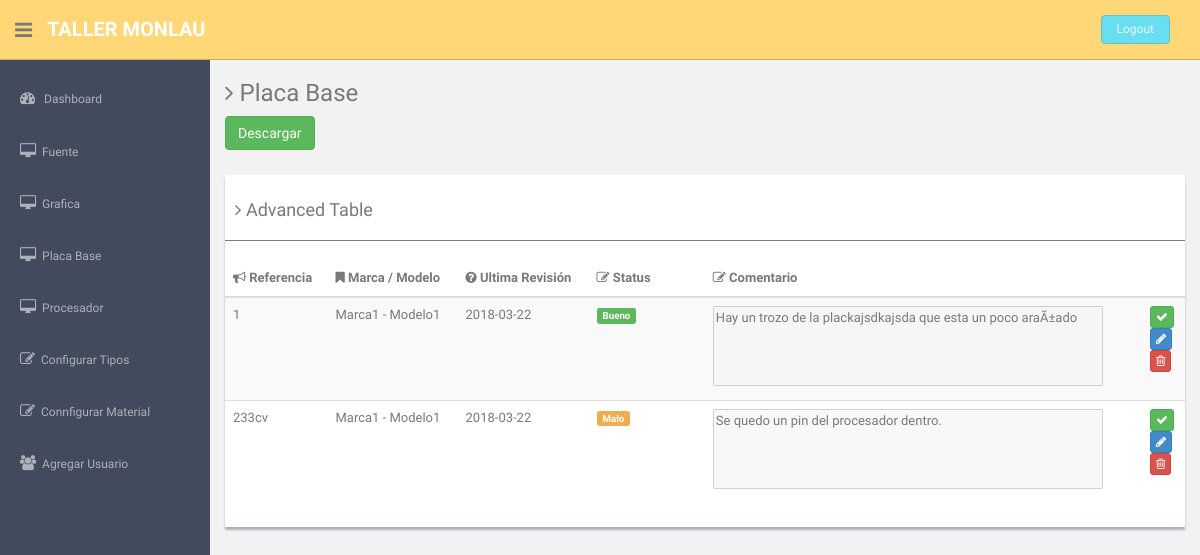
Screenshot of /plataform/material.php?type=Placa Base (signed in) with the database file from the repository.
### tables this page shows
CREATE TABLE IF NOT EXISTS `type` (
  `id` int(11) NOT NULL AUTO_INCREMENT,
  `name` varchar(50) DEFAULT NULL,
  PRIMARY KEY (`id`),
  KEY `name` (`name`)
);

CREATE TABLE IF NOT EXISTS `material` (
  `ref` varchar(50) NOT NULL,
  `type` varchar(50) DEFAULT '0',
  `marca` varchar(50) NOT NULL DEFAULT '0',
  `modelo` varchar(50) DEFAULT '0',
  `estado` varchar(50) NOT NULL DEFAULT '0',
  `lastupdate` date DEFAULT NULL,
  `comment` varchar(250) DEFAULT NULL,
  PRIMARY KEY (`ref`),
  KEY `FK__type` (`type`),
  CONSTRAINT `FK__type` FOREIGN KEY (`type`) REFERENCES `type` (`name`)
);

### plataform/functions/conexiondb.class.php (called while the page is built, shortened)
<?php
    class conexiondb {
        private $servidor;
        private $user;
        private $pass;
        private $db;
        private $conexion;
        function __construct(){
            $this->servidor = "localhost";
            $this->user = "root";
            $this->pass = "";
            $this->db = "tallerddbb";
        }
        function conectar(){
            $this->conexion = mysqli_connect($this->servidor, $this->user, $this->pass, $this->db);
            return $this->conexion;
        }
        function query($query){
            $resultado = $this->conexion->query($query);
            return $resultado;
        }
    }
?>

### plataform/material.php (the view, shortened to what this page needs)
<!DOCTYPE html>
<html lang="en">
  <head>
    <link href="assets/css/bootstrap.css" rel="stylesheet">
    <link href="assets/font-awesome/css/font-awesome.css" rel="stylesheet" />
    <link href="assets/css/style.css" rel="stylesheet">
    <link href="assets/css/style-responsive.css" rel="stylesheet">
  </head>
  <body>
  <section id="container" >
      <header class="header black-bg">
              <div class="sidebar-toggle-box">
                  <div class="fa fa-bars tooltips" data-placement="right" data-original-title="Toggle Navigation"></div>
              </div>
            <a href="index.html" class="logo"><b>Taller Monlau</b></a>
            <div class="top-menu">
            <form action="functions/login.php" method="post">
            	<ul class="nav pull-right top-menu">
                        <li><button type="submit" class="logout">Logout</button></li>
                </ul>
                </form>
            </div>
        </header>
      <aside>
          <div id="sidebar"  class="nav-collapse ">
              <ul class="sidebar-menu" id="nav-accordion">
              <li class="mt">
                  <a href="dashboard.php">
                      <i class="fa fa-dashboard"></i>
                      <span>Dashboard</span>
                  </a>
              </li>
              <?php
              include('functions/conexiondb.class.php');
              $conexion = new conexiondb();
              $query = "SELECT * FROM `type`;";
              $result = $conexion->query($query);
              while ($row = $result->fetch_assoc()) {
              echo '<li class="sub-menu">';
              echo '<a href="material.php?type='.$row['name'].'" >';
              echo '<i class="fa fa-desktop"></i>';
              echo '<span>' . $row['name'] . '</span>';
              echo '</a>';
              echo '</li>';
          }
          if($_SESSION['admin']){
            echo'<li class="sub-menu">';
            echo'<a href="edit_type.php">';
            echo'<i class="fa fa-edit"></i>';
            echo'<span>Configurar Tipos</span>';
            echo'</a>';
            echo'</li>';
            echo'<li class="sub-menu">';
            echo'<a href="edit_material.php">';
            echo'<i class="fa fa-edit"></i>';
            echo'<span>Connfigurar Material</span>';
            echo'</a>';
            echo'</li>';
            echo'<li class="sub-menu">';
            echo'<a href="add_user.php">';
            echo'<i class="fa fa-users"></i>';
            echo'<span>Agregar Usuario</span>';
            echo'</a>';
            echo'</li>';
        }
          ?>
        </ul>
          </div>
      </aside>
      <section id="main-content">
          <section class="wrapper">
              <h3><i class="fa fa-angle-right"></i> <?php echo $_GET['type']; ?> </h3>
                <form action="functions/functions.php" method="post" class="form-inline" role="form">
                    <button type="submit" class="btn btn-success">Descargar</button>
                </form>
              <div class="row mt">
                  <div class="col-md-12">
                      <div class="content-panel">
                          <table class="table table-striped table-advance table-hover">
	                  	  	  <h4><i class="fa fa-angle-right"></i> Advanced Table</h4>
	                  	  	  <hr>
                              <thead>
                              <tr>
                                  <th><i class="fa fa-bullhorn"></i> Referencia</th>
                                  <th><i class="fa fa-bookmark"></i> Marca / Modelo</th>
                                  <th class="hidden-phone"><i class="fa fa-question-circle"></i> Ultima Revisión</th>
                                  <th><i class=" fa fa-edit"></i> Status</th>
                                  <th><i class=" fa fa-edit"></i> Comentario</th>
                                  <th></th>
                              </tr>
                              </thead>
                              <tbody>
                                  <?php
                                  $var1 = $_GET['type'];
                                  $conexion = new conexiondb();
                                  $query = "SELECT * FROM `material` WHERE `type` = '$var1';";
                                  $result = $conexion->query($query);
                                  $i =0;
                                  while ($row = $result->fetch_assoc()) {
                                echo '<tr>';
                                echo '<td>' . $row['ref'] . '</td>';
                                echo '<td>' . $row['marca'] . ' - ' . $row['modelo'] . '</td>';
                                echo '<td>'. $row['lastupdate'] . '</td>';
                                switch($row['estado']){
                                    case 'Malo':
                                        echo '<td> <div id="Estado'.$i.'" style="visibility: visible;"> <span class="label label-warning label-mini">'. $row['estado'] .'</span> </div> <div id="Estado_Edit'.$i.'" style="visibility: hidden;"><select id="Select'.$i.'" class="form-control" name="type"><option>Bueno</option><option>Malo</option><option>Revisar</option></Select></div></td>';
                                    break;
                                    case 'Bueno':
                                        echo '<td> <div id="Estado'.$i.'" style="visibility: visible;"> <span class="label label-success label-mini">'. $row['estado'] .'</span> </div> <div id="Estado_Edit'.$i.'" style="visibility: hidden;"><select id="Select'.$i.'" class="form-control" name="type"><option>Bueno</option><option>Malo</option><option>Revisar</option></Select></div> </td>';
                                    break;
                                }
                                echo '<td> <textarea id="textarea'.$i.'" style"resize: none;" rows="4" cols="50" disabled>' . $row['comment'] . '</textarea> </td>';
                                if($_SESSION['admin']){
                                    echo '<td>';
                                    $tconfirm = $i . ",'" . $var1 . "','" . $row['ref'] . "'";
                                    echo '<button onclick="onclickconfirm(' . $tconfirm . ')" class="btn btn-success btn-xs"><i class="fa fa-check"></i></button>';
                                    echo '<br>';
                                    echo '<button onclick="onlickedit(' . $i . ')" class="btn btn-primary btn-xs"><i class="fa fa-pencil"></i></button>';
                                    echo '<form action="functions/functions.php" method="post">';
                                    echo '<button class="btn btn-danger btn-xs"><i class="fa fa-trash-o "></i></button>';
                                    echo '</form>';
                                    echo '</td>';
                                    }
                                    $i++;
                                }
                                ?>
                              </tr>
                              </tbody>
                          </table>
                      </div>
                  </div>
              </div>
		</section>
      </section>
  </section>
  </body>
</html>

### plataform/assets/css/style.css (style rules this page uses)
body { color: #797979; background: #f2f2f2; font-family: 'Ruda', sans-serif; padding: 0px !important; margin: 0px !important; font-size:13px; }
ul li { list-style: none; }
a, a:hover, a:focus { text-decoration: none; outline: none; }
#container { width: 100%; height: 100%; }
hr { margin-top: 20px; margin-bottom: 20px; border: 0; border-top: 1px solid #797979; }
.mt { margin-top: 25px; }
ul.top-menu > li > .logout { color: #f2f2f2; font-size: 12px; border-radius: 4px; -webkit-border-radius: 4px; border: 1px solid #64c3c2 !important; padding: 5px 15px; margin-right: 15px; background: #68dff0; margin-top: 15px; }
#sidebar { width: 210px; height: 100%; position: fixed; background: #424a5d; }
#sidebar ul li { position: relative; }
ul.sidebar-menu , ul.sidebar-menu li ul.sub { margin: -2px 0 0; padding: 0; }
ul.sidebar-menu { margin-top: 75px; }
ul.sidebar-menu li { margin-bottom: 5px; margin-left:10px; margin-right:10px; }
ul.sidebar-menu li.sub-menu { line-height: 15px; }
ul.sidebar-menu li a span { display: inline-block; }
ul.sidebar-menu li a { color: #aeb2b7; text-decoration: none; display: block; padding: 15px 0 15px 10px; font-size: 12px; outline: none; -webkit-transition: all 0.3s ease; -moz-transition: all 0.3s ease; -o-transition: all 0.3s ease; -ms-transition: all 0.3s ease; transition: all 0.3s ease; }
ul.sidebar-menu li a i { font-size: 15px; padding-right: 6px; }
#main-content { margin-left: 210px; }
.header, .footer { min-height: 60px; padding: 0 15px; }
.header { position: fixed; left: 0; right: 0; z-index: 1002; }
.black-bg { background: #ffd777; border-bottom: 1px solid #c9aa5f; }
.wrapper { display: inline-block; margin-top: 60px; padding-left: 15px; padding-right: 15px; padding-bottom: 15px; padding-top: 0px; width: 100%; }
a.logo { font-size: 20px; color: #ffffff; float: left; margin-top: 15px; text-transform: uppercase; }
a.logo b { font-weight: 900; }
#top_menu .nav > li, ul.top-menu > li { float: left; }
.sidebar-toggle-box { float: left; padding-right: 15px; margin-top: 20px; }
.sidebar-toggle-box .fa-bars { cursor: pointer; display: inline-block; font-size: 20px; }
.content-panel { background: #ffffff; box-shadow: 0px 3px 2px #aab2bd; padding-top: 15px; padding-bottom: 5px; }
.content-panel h4 { margin-left: 10px; }

### plataform/material.php (style rules this page uses)
textarea { resize: none; }

### rows the page displays
type: name "Fuente"
type: name "Grafica"
type: name "Placa Base"
type: name "Procesador"
material: ref "1", marca "Marca1", modelo "Modelo1", lastupdate "2018-03-22", estado "Bueno", comment "Hay un trozo de la plackajsdkajsda que esta un poco araÃ±ado"
material: ref "233cv", marca "Marca1", modelo "Modelo1", lastupdate "2018-03-22", estado "Malo", comment "Se quedo un pin del procesador dentro."

### other values shown
$_GET['type'] "Placa Base"
